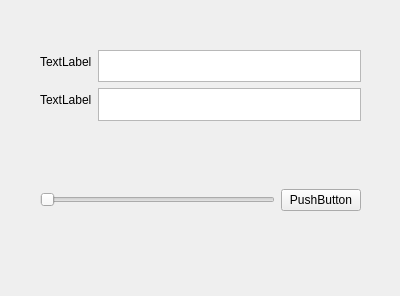
<?xml version="1.0" encoding="UTF-8"?>
<ui version="4.0">
 <class>Form</class>
 <widget class="QWidget" name="Form">
  <property name="geometry">
   <rect>
    <x>0</x>
    <y>0</y>
    <width>400</width>
    <height>296</height>
   </rect>
  </property>
  <property name="windowTitle">
   <string>Form</string>
  </property>
  <widget class="QWidget" name="formLayoutWidget">
   <property name="geometry">
    <rect>
     <x>40</x>
     <y>50</y>
     <width>321</width>
     <height>71</height>
    </rect>
   </property>
   <layout class="QFormLayout" name="formLayout">
    <item row="0" column="1">
     <widget class="QTextEdit" name="textEdit"/>
    </item>
    <item row="1" column="0">
     <widget class="QLabel" name="label_2">
      <property name="text">
       <string>TextLabel</string>
      </property>
     </widget>
    </item>
    <item row="1" column="1">
     <widget class="QTextEdit" name="textEdit_2"/>
    </item>
    <item row="0" column="0">
     <widget class="QLabel" name="label">
      <property name="text">
       <string>TextLabel</string>
      </property>
     </widget>
    </item>
   </layout>
  </widget>
  <widget class="QWidget" name="horizontalLayoutWidget">
   <property name="geometry">
    <rect>
     <x>40</x>
     <y>160</y>
     <width>321</width>
     <height>80</height>
    </rect>
   </property>
   <layout class="QHBoxLayout" name="horizontalLayout">
    <item>
     <widget class="QSlider" name="horizontalSlider">
      <property name="orientation">
       <enum>Qt::Horizontal</enum>
      </property>
     </widget>
    </item>
    <item>
     <widget class="QPushButton" name="pushButton">
      <property name="text">
       <string>PushButton</string>
      </property>
     </widget>
    </item>
   </layout>
  </widget>
 </widget>
 <resources/>
 <connections/>
</ui>
